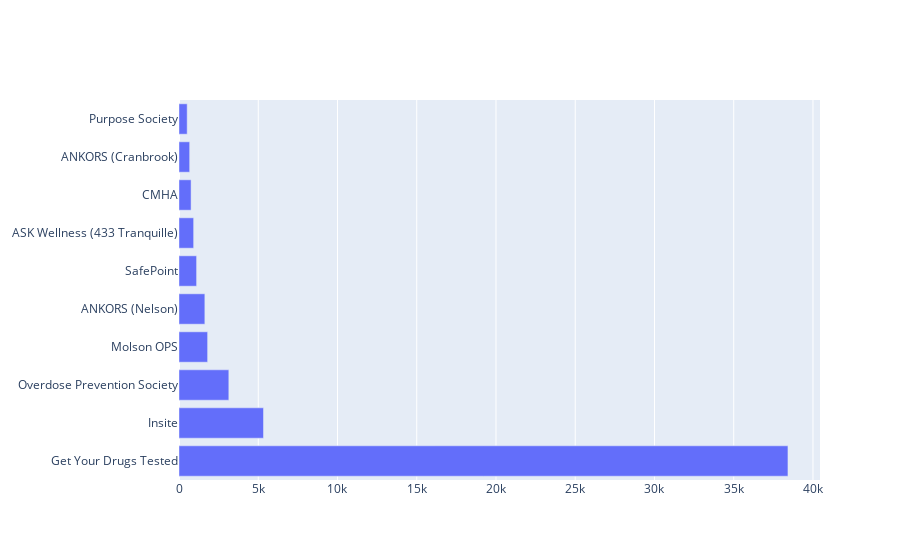

Write notebook code for a chart like this one.
### Code cell
site_count = df.value_counts('site').head(10).sort_values(ascending=False)
city_counts = df.value_counts('city').head(10)

fig = go.Figure(go.Bar(
    x=site_count.values,
    y=site_count.index,
    orientation='h',
))
fig.show()

### Figure 1 — Plotly figure (JSON) as saved in the notebook; plotly's stock layout.template omitted (floating-point values rounded to 4 significant figures)
{"data": [{"orientation": "h", "type": "bar", "x": [38421, 5331, 3144, 1806, 1631, 1110, 924, 762, 673, 516], "y": ["Get Your Drugs Tested", "Insite", "Overdose Prevention Society", "Molson OPS", "ANKORS (Nelson)", "SafePoint", "ASK Wellness (433 Tranquille)", "CMHA", "ANKORS (Cranbrook)", "Purpose Society"]}], "layout": {}}
